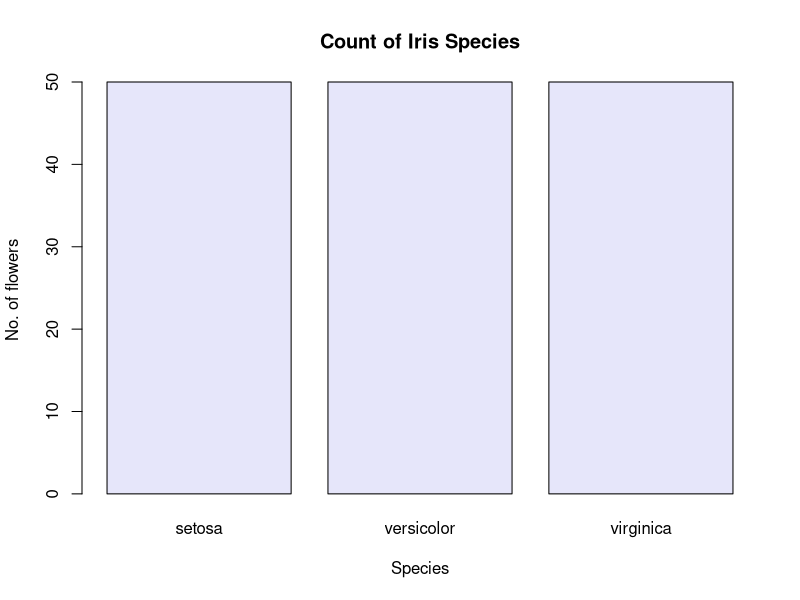
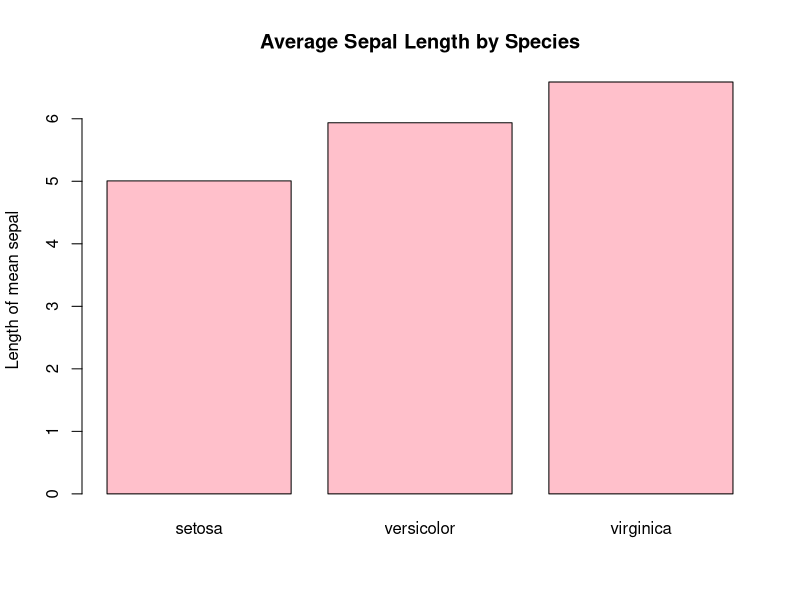
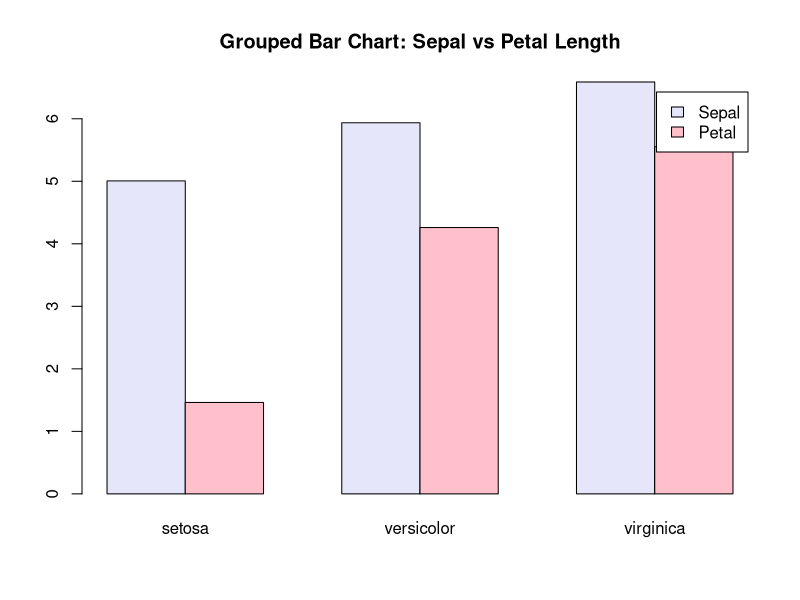
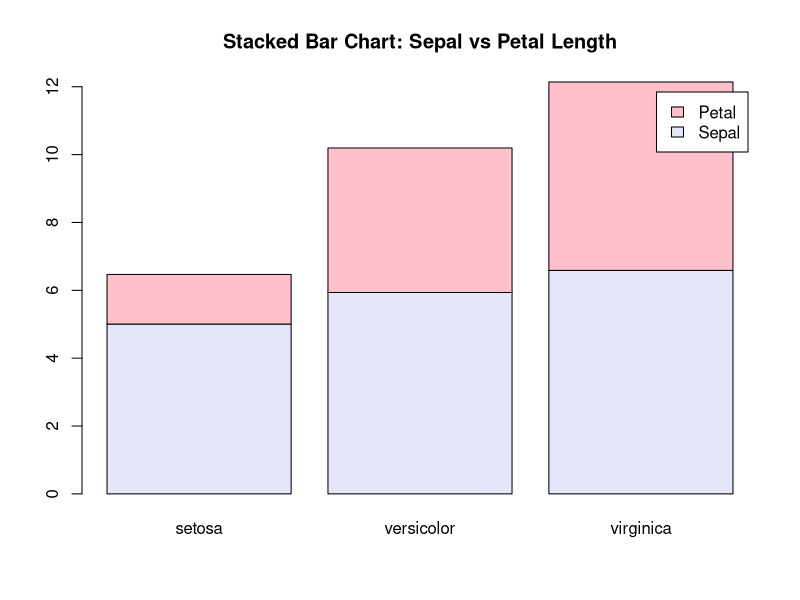
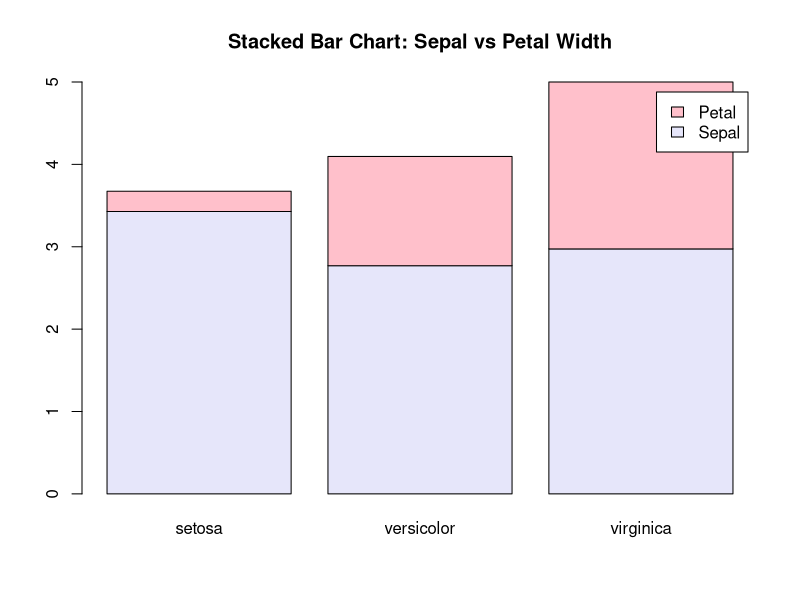

Source code (R) for these figures, in order:
iris
?iris

class(iris)
head(iris)
str(iris)
View(iris)

barplot(table(iris$Species),
        main = "Count of Iris Species",
        ylab = "No. of flowers",
        xlab = "Species",
        col = "lavender"
)

mean_sepal <- tapply(iris$Sepal.Length, iris$Species, mean)
mean_sepal

barplot(
  mean_sepal,
  col = "pink",
  main = "Average Sepal Length by Species",
  ylab = "Length of mean sepal"
)
group_means <- rbind(
  Sepal = tapply(iris$Sepal.Length, iris$Species, mean),
  Petal = tapply(iris$Petal.Length, iris$Species, mean)
)
group_means

barplot(
  group_means,
  beside = TRUE,
  col = c("lavender", "pink"),
  legend.text = TRUE,
  main = "Grouped Bar Chart: Sepal vs Petal Length"
)

barplot(
  group_means,
  beside = FALSE,
  col = c("lavender", "pink"),
  legend.text = TRUE,
  main = "Stacked Bar Chart: Sepal vs Petal Length"

)
group_mean <- rbind(
  Sepal = tapply(iris$Sepal.Width, iris$Species, mean),
  Petal = tapply(iris$Petal.Width, iris$Species, mean)
)
barplot(
  group_mean,
  beside = FALSE,
  col = c("lavender", "pink"),
  legend.text = TRUE,
  main = "Stacked Bar Chart: Sepal vs Petal Width"
)
